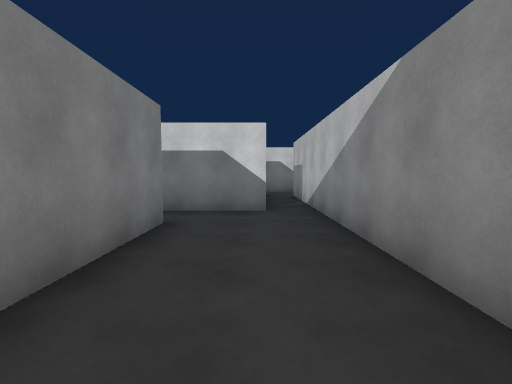
View 1 (above)

14 first-person views from a walk through a 3-D level made in the Unity game engine. The camera is 1.5 m above the floor, tilts 4° down and sees 85° across. Doors are open. The floor is counted in squares, 2 m on a side. Each view is taken from the middle of a square. On the plan, view 1 faces up. The plan holds only what a view shows up to about 10 squares ahead; the rest is blank. The player character is not drawn. Some animated figures are not drawn.

View 2
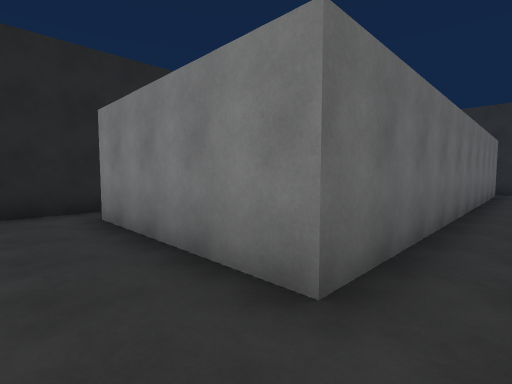

View 3
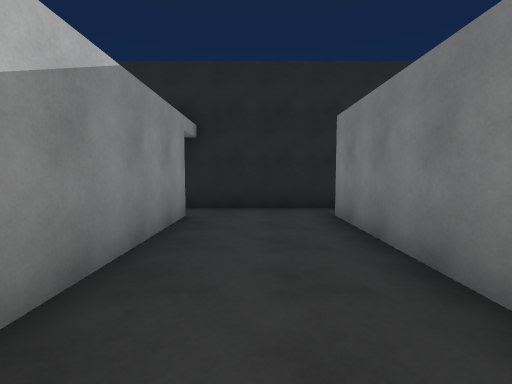

View 4
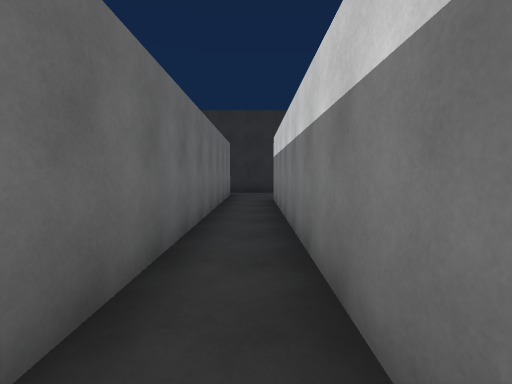

View 5
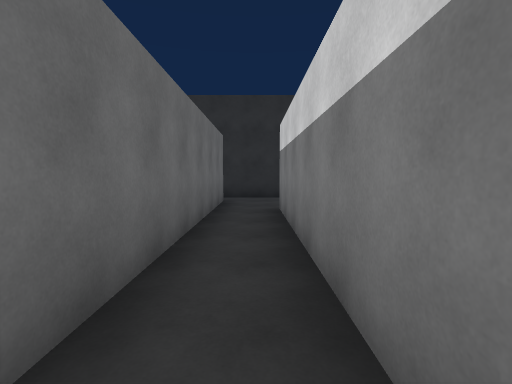

View 6
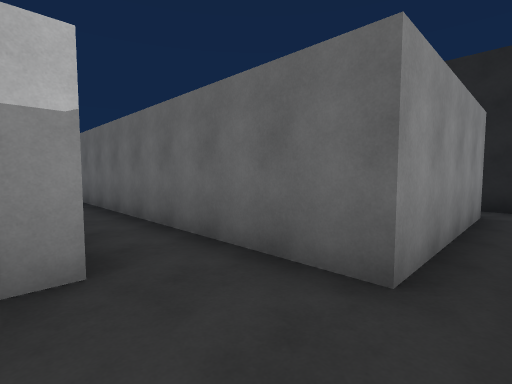

View 7
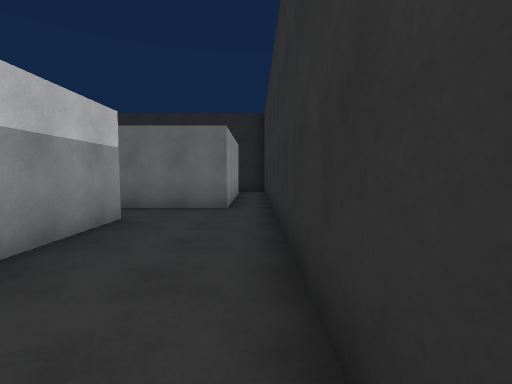

View 8
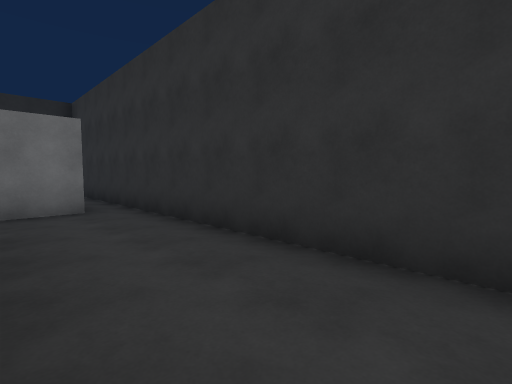

View 9
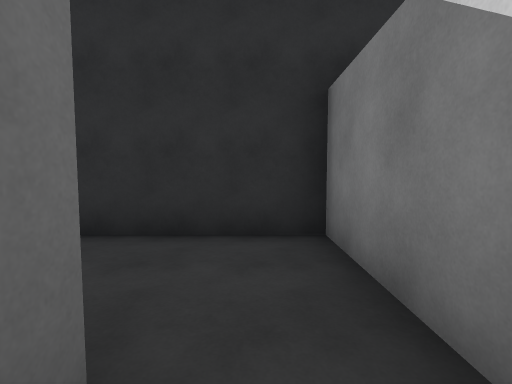

View 10
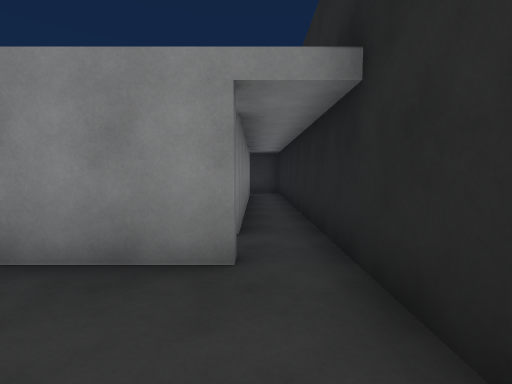

View 11
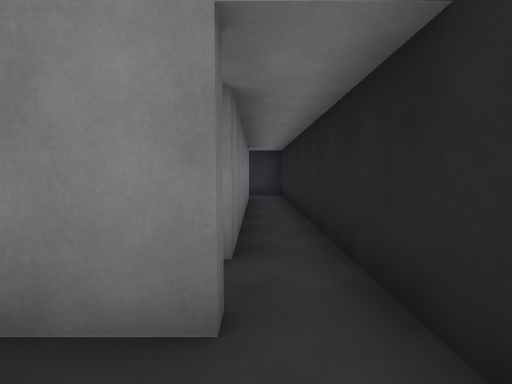

View 12
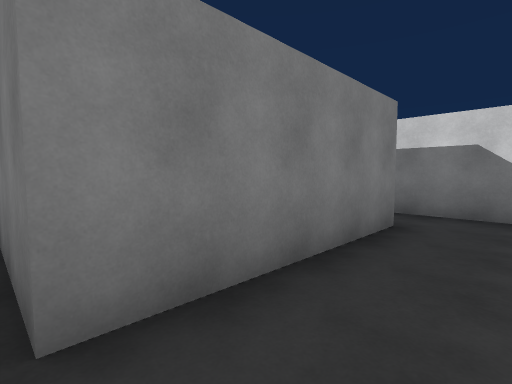

View 13
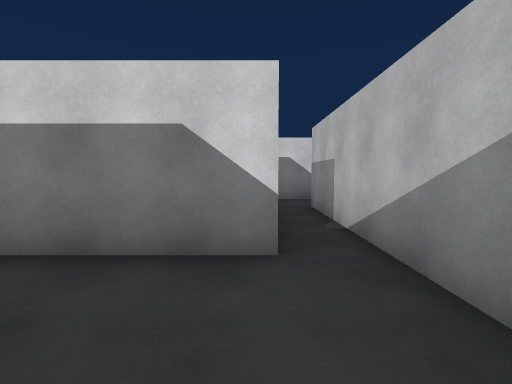

View 14
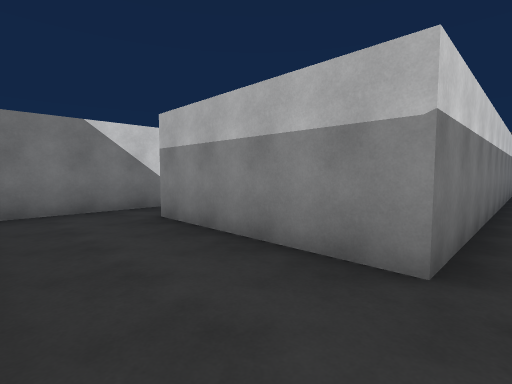

### Floor plan
Points are (right, up) in squares from view 1. A wall is a line through its corners. A room is listed if a view was taken in it or the views show most of it. See-through windows are left out.
Room 1 (views 1, 2, 3, 4, 5, 10, 11, 12, 13)
walls: (-1.8, -0.8) (0.9, -0.8); (1.2, 0.1) (1.2, 9.2); (-9.4, 4.1) (-1.4, 4.1) (-1.4, 0.1) (-3.5, 0.1); (0.2, 5.5) (-9.8, 5.5); (-11.8, -0.8) (-11.2, -0.8)
ways out: opening at (-12, 0) to room 2; opening at (-9, 5) to room 2; open door at (1, -0.5)
Room 2 (views 6, 7, 8, 14)
walls: (-9.8, 5.5) (-9.8, 9.5); (-9.1, 10.8) (-12.3, 10.8) (-12.3, 0.1); (-11.4, 0.1) (-11.4, 4.1) (-9.4, 4.1)
ways out: opening at (-12, 0) to room 1; opening at (-9, 5) to room 1; opening at (-9, 10) to room 3
Room 3 (view 9)
walls: (1.6, 10.8) (0.6, 10.8)
ways out: opening at (-9, 10) to room 2

Where each view was taken, in squares from view 1:
view 1: 0 up, 0 right, facing up
view 2: 5 up, 0 right, facing down-left
view 3: 5 up, 0 right, facing down
view 4: 5 up, 2 left, facing left
view 5: 5 up, 4 left, facing left
view 6: 6 up, 12 left, facing down-right
view 7: 10 up, 12 left, facing down
view 8: 10 up, 10 left, facing down-left
view 9: 10 up, 9 left, facing left
view 10: 0 up, 1 left, facing right
view 11: 0 up, 0 right, facing right
view 12: 0 up, 0 right, facing up-left
view 13: 3 up, 0 right, facing up
view 14: 5 up, 12 left, facing up-right
